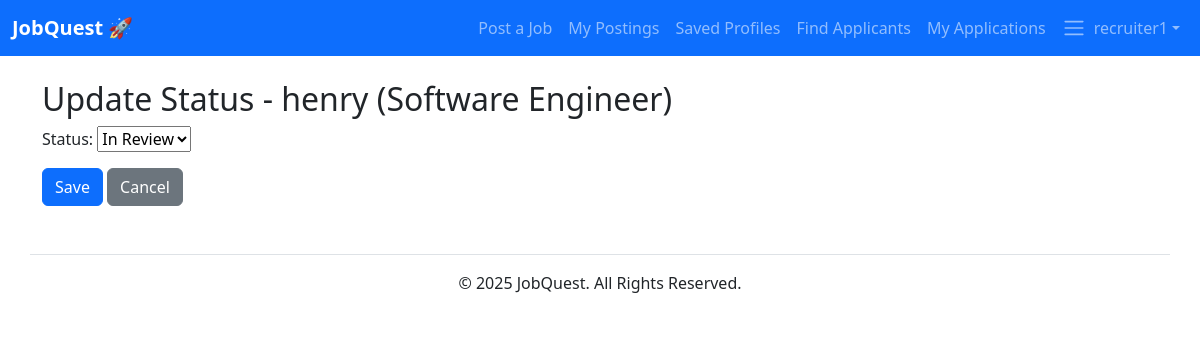
The page /search/recruiter/applications/1/update/ (signed in) on the database its author committed.
### jobs/models.py (models this page shows, shortened)
class Application(models.Model):
	STATUS_CHOICES = [
        ('applied', 'Applied'),
        ('review', 'In Review'),
        ('interview', 'Interview'),
        ('offer', 'Offer'),
        ('closed', 'Closed'),
    ]
	job = models.ForeignKey(Job, on_delete=models.CASCADE, related_name='applications')
	user = models.ForeignKey(settings.AUTH_USER_MODEL, on_delete=models.CASCADE)
	cover_letter_text = models.TextField(blank=True)
	cover_letter_file = models.FileField(upload_to='applications/', blank=True, null=True)
	submitted_at = models.DateTimeField(default=timezone.now)
	status = models.CharField(max_length=20, choices=STATUS_CHOICES, default="applied")
	applicant_location = models.CharField(max_length=255, blank=True)
	applicant_latitude = models.FloatField(null=True, blank=True)
	applicant_longitude = models.FloatField(null=True, blank=True)

class Job(models.Model):
	title = models.CharField(max_length=255)
	company = models.CharField(max_length=255, blank=True)
	location = models.CharField(max_length=255, blank=True)
	description = models.TextField(blank=True)
	posted_at = models.DateTimeField(default=timezone.now)
	latitude = models.FloatField(null=True, blank=True)
	longitude = models.FloatField(null=True, blank=True)
	salary_min = models.IntegerField(null=True, blank=True)
	salary_max = models.IntegerField(null=True, blank=True)
	VISA_CHOICES = [
		('none', 'None'),
		('sponsor', 'Sponsorship available'),
	]
	visa_sponsorship = models.CharField(max_length=32, choices=VISA_CHOICES, default='none')
	owner = models.ForeignKey(User, on_delete=models.CASCADE, related_name="jobs", null=True, blank=True)

### jobs/views.py (the view)
# urls.py: path("recruiter/applications/<int:pk>/update/", views.update_application_status, name="update_status"),
@login_required
def update_application_status(request, pk):
    profile = getattr(request.user, "profile", None)
    if not profile or not profile.is_recruiter:
        return HttpResponseForbidden("Not allowed")
    app = get_object_or_404(Application, pk=pk)
    if request.method == "POST":
        form = ApplicationStatusForm(request.POST, instance=app)
        if form.is_valid():
            form.save()
            return redirect("jobs:recruiter_applications")
    else:
        form = ApplicationStatusForm(instance=app)
    return render(request, "jobs/update_status.html", {"form": form, "application": app})

### jobs/views.py
class ApplicationStatusForm(forms.ModelForm):
    class Meta:
        model = Application
        fields = ["status"]

### accounts/context_processors.py (called while the page is built)
def user_profile(request):
    user = getattr(request, 'user', None)
    profile = None
    if user and user.is_authenticated:
        try:
            profile = user.profile
        except Exception:
            profile = None
    return {'user_profile': profile}

### jobs/templates/jobs/update_status.html (shortened to what this page needs)
{% extends "base.html" %}
{% block content %}
<h2>Update Status - {{ application.user.username }} ({{ application.job.title }})</h2>
<form method="post">
    {{ form.as_p }}
    <button type="submit" class="btn btn-primary">Save</button>
    <a href="{% url 'jobs:recruiter_applications' %}" class="btn btn-secondary">Cancel</a>
</form>
{% endblock %}

### linkedout/templates/base.html (shortened to what this page needs)
{% load static %}
<!DOCTYPE html>
<html lang="en">
<head>
    <link href="https://cdn.jsdelivr.net/npm/bootstrap@5.3.2/dist/css/bootstrap.min.css" rel="stylesheet">
</head>
<body>
    <nav class="navbar navbar-expand-lg navbar-dark bg-primary">
        <div class="container-fluid">
            <a class="navbar-brand fw-bold" href="/">JobQuest 🚀</a>
            <div class="collapse navbar-collapse" id="navbarNav">
                <ul class="navbar-nav">
                    {% if user.is_authenticated %}
                        {% if user_profile and user_profile.is_recruiter %}
                            <li class="nav-item"><a href="{% url 'jobs:post_job' %}" class="nav-link">Post a Job</a></li>
                            <li class="nav-item"><a href="{% url 'jobs:my_postings' %}" class="nav-link">My Postings</a></li>
                            <li class="nav-item"><a href="{% url 'accounts:saved_profiles' %}" class="nav-link">Saved Profiles</a></li>
                            <li class="nav-item"><a href="{% url 'accounts:find_applicants' %}" class="nav-link">Find Applicants</a></li>
                            <li class="nav-item"><a href="{% url 'jobs:recruiter_applications' %}" class="nav-link">My Applications</a></li>
                        {% else %}
                            <li class="nav-item"><a href="{% url 'jobs:my_applications' %}" class="nav-link">My Applications</a></li>
                            <li class="nav-item"><a href="#" class="nav-link">Recommendations</a></li>
                        {% endif %}
                        <li class="nav-item dropdown">
                            <a class="nav-link dropdown-toggle d-flex align-items-center" href="#" role="button" data-bs-toggle="dropdown" aria-expanded="false">
                                {% if user_profile and user_profile.avatar %}
                                    <img src="{{ user_profile.avatar.url }}" alt="avatar" class="rounded-circle me-2" style="width:36px; height:36px; object-fit:cover;">
                                {% else %}
                                    <span class="navbar-toggler-icon me-2"></span>
                                {% endif %}
                                <span class="d-none d-lg-inline">{{ user.username }}</span>
                            </a>
                        </li>
                    {% endif %}
                </ul>
            </div>
        </div>
    </nav>
    <main class="container mt-4">
        {% block content %}
        {% endblock %}
    </main>
    <footer class="container text-center mt-5 py-3 border-top">
        <p>&copy; {% now "Y" %} JobQuest. All Rights Reserved.</p>
    </footer>
</body>
</html>

### rows shown on the page
Application: user.username "henry", job "Software Engineer", status "In Review"

### other values the page prints
{{ user.username }} "recruiter1"
